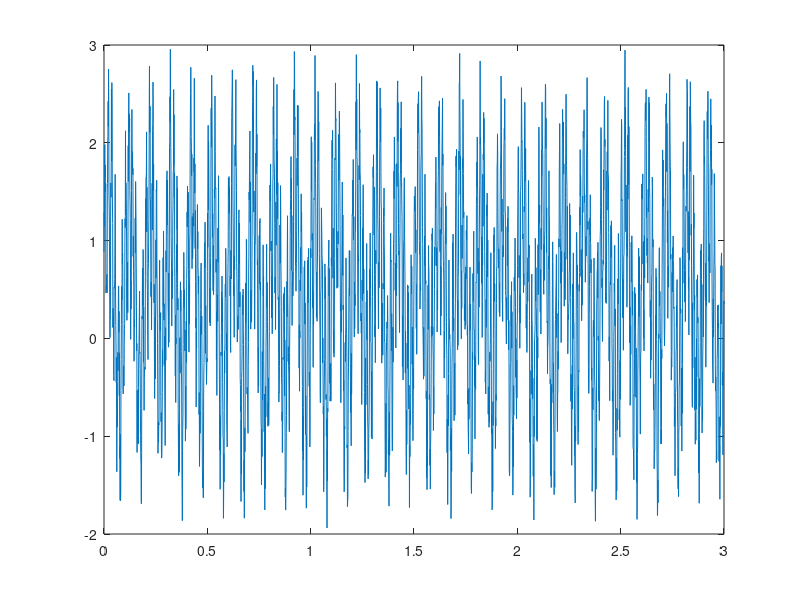
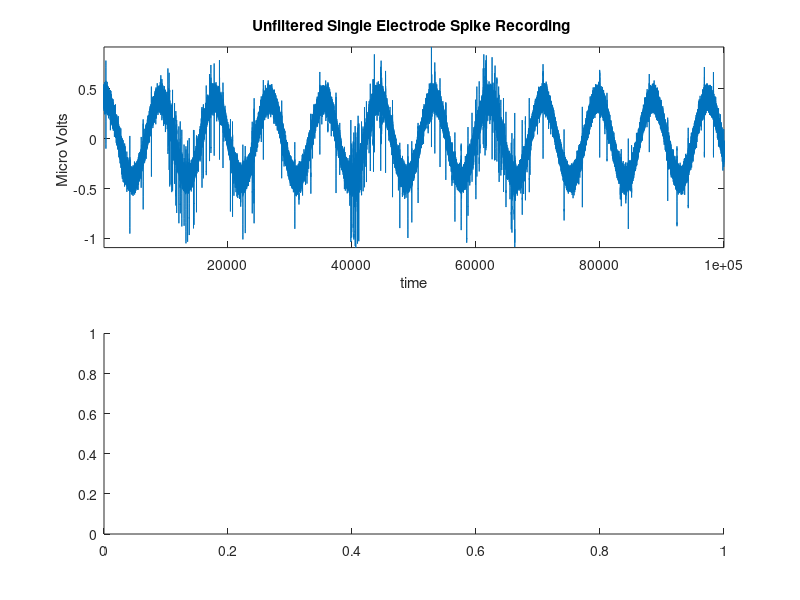

The MATLAB script that drew these images, in order: (Note: this script raises an error after producing the figures.)

%%%%%%%%%%%%%%%%%%%%%%%%%%%%%%%%%%%%%%%%%%%%%%%%%%%%%%%%%%%%%%%%%%%%%%%%%%
%
%                                Class 3
%                            Signal Processing
%
%%%%%%%%%%%%%%%%%%%%%%%%%%%%%%%%%%%%%%%%%%%%%%%%%%%%%%%%%%%%%%%%%%%%%%%%%%

clear all
close all

%% Simulating data in MATLAB
%%%%%%%%%%%%%%%%%%%%%%%%%%%%%%%%%%%%%%%%%%%%%%%%%%%%%%%%%%%%%%%%%%%%%%%%%%

% you can use the rand, randn, and randi functions
randn(1) % returns random number taken from normal dist
randi(1) % retruns random number of maximum i
rand(1) % returns random number between 0 and 1

randn(10)
randn(1,10)
randi(100, [1,10])
randi(100, [10])
rand(10)
rand(1,10)

% simulate oscilatory data with sin
fs = 1000; % Sampling frequency (samples per second) 
dt = 1/fs; % seconds per sample 
StopTime = 3; % seconds 
t = (0:dt:StopTime)'; % seconds 
F = 60; % Sine wave frequency (hertz) 
data = sin(2*pi*F*t);
figure
plot(t,data)

% add noise
data = sin(2*pi*F*t)+rand(length(data),1);
plot(t,data)

% nest signals 
F2=10;
data = sin(2*pi*F*t)+rand(length(data),1) +  sin(2*pi*F2*t);
plot(t,data)


% exercise 1
%%%%%%%%%%%%%%%%%%%%%%%%%%%

%try generating random numbers between -1 and 1 using rand

% try generating random doubles between 1 and 10 using rand

% try generating random doubles between 5 and 25 using randi

% generate a oscilatory signal that monotonically decreases over time



%% Data Smoothing
%%%%%%%%%%%%%%%%%%%%%%%%%%%%%%%%%%%%%%%%%%%%%%%%%%%%%%%%%%%%%%%%%%%%%%%%%%

load('./justafolderwithdata/raw_spike_data.mat') % load spiking data recorded from electrode array
sr=44100; % sampling rate of the electrode array
% plot data
figure
subplot(2,1,1)
plot(raw_spike_data) % plot data to visualize spikes and time series
axis tight; 
xlabel('time');
ylabel('Micro Volts ');
title('Unfiltered Single Electrode Spike Recording '); 

% Lets try smoothig out some of those high frequency components 
subplot(2,1,2)
plot(smooth(raw_spike_data)) 
axis tight; 
xlabel('time');
ylabel('Micro Volts ');
title('Unfiltered Single Electrode Spike Recording ');

subplot(2,1,2)
plot(smooth(raw_spike_data, 20)) % plot data to visualize spikes and time series
axis tight; 
xlabel('time');
ylabel('Micro Volts ');
title('Unfiltered Single Electrode Spike Recording ');

subplot(2,1,2)
plot(smoothdata(raw_spike_data)) % plot data to visualize spikes and time series
axis tight; 
xlabel('time');
ylabel('Micro Volts ');
title('Unfiltered Single Electrode Spike Recording ');


% detrend works by removing linear trend in data 
fs = 1000; % Sampling frequency (samples per second) 
dt = 1/fs; % seconds per sample 
StopTime = 3; % seconds 
t = (0:dt:StopTime)'; % seconds 
F = 60; % Sine wave frequency (hertz) 
F2=10;
data = sin(2*pi*F*t);
data = sin(2*pi*F*t)+rand(length(data),1) +  sin(2*pi*F2*t) + 1/length(data)*[1:length(data)]';
plot(t,data)
plot(t,detrend(data))

%% Normalizing data and removing outliers
%%%%%%%%%%%%%%%%%%%%%%%%%%%%%%%%%%%%%%%%%%%%%%%%%%%%%%%%%%%%%%%%%%%%%%%%%%

% generate random data
temp_data=randi(100,10);
% try removing the data's mean
temp_data-mean(temp_data)
temp_data-mean(temp_data,2)
temp_data-mean(mean(temp_data))

% normalize 
normalize(temp_data)
normalize(temp_data, 'range')
normalize(temp_data, 'center')
% normalize does the equevelant of ....
(temp_data-mean(temp_data))./std(temp_data)

% filloutliers can remove data that does not seem to belong
data = sin(2*pi*F*t)+rand(length(data),1) +  sin(2*pi*F2*t)
data(randi(length(data),1,50))=100;
plot(t,data)           
plot(filloutliers(data, 'linear'))


%% Spectral Power, FFTs, and PSDs
%%%%%%%%%%%%%%%%%%%%%%%%%%%%%%%%%%%%%%%%%%%%%%%%%%%%%%%%%%%%%%%%%%%%%%%%%%

Fs = 1000;            % Sampling frequency                    
T = 1/Fs;             % Sampling period       
L = 10000;             % Length of signal
t = (0:L-1)*T;        % Time vector

S = 0.7*sin(2*pi*33*t) + sin(2*pi*153*t) + 3*sin(2*pi*222*t);
X = S + 2*randn(size(t));

Y = fft(X);

P2 = abs(Y/L);
P1 = P2(1:L/2+1);
P1(2:end-1) = 2*P1(2:end-1);


f = Fs*(0:(L/2))/L;
figure
subplot(1,2,1)
plot(X)
subplot(1,2,2)
plot(f,P1) 
title('Single-Sided Amplitude Spectrum of X(t)')
xlabel('f (Hz)')
ylabel('|P1(f)|')


S = 0.7*sin(2*pi*33*t) + sin(2*pi*153*t) + 10*sin(2*pi*222*t);
X = S + 2*randn(size(t));

Y = fft(X);

P2 = abs(Y/L);
P1 = P2(1:L/2+1);
P1(2:end-1) = 2*P1(2:end-1);

f = Fs*(0:(L/2))/L;
figure
subplot(1,2,1)
plot(X)
subplot(1,2,2)
plot(f,P1) 
title('Single-Sided Amplitude Spectrum of X(t)')
xlabel('f (Hz)')
ylabel('|P1(f)|')

pwelch(X)

S = 0.7*sin(2*pi*33*t) + sin(2*pi*153*t) + 10*sin(2*pi*222*t);
X = S + 2*randn(size(t));

[pxx,f] = pwelch(X,500,300,500,Fs);
figure
plot(f,10*log10(pxx))

xlabel('Frequency (Hz)')
ylabel('PSD (dB/Hz)')

[pxx,f] = pwelch(X,1000,500,500,Fs);
figure
plot(f,10*log10(pxx))

xlabel('Frequency (Hz)')
ylabel('PSD (dB/Hz)')


[pxx,f] = pwelch(X,100,50,500,Fs);
figure
plot(f,10*log10(pxx))

xlabel('Frequency (Hz)')
ylabel('PSD (dB/Hz)')


%% Filtering Data
%%%%%%%%%%%%%%%%%%%%%%%%%%%%%%%%%%%%%%%%%%%%%%%%%%%%%%%%%%%%%%%%%%%%%%%%%%

sr=44100; % sampling rate of the electrode array
figure
subplot(2,1,1)
plot(raw_spike_data) % plot data to visualize spikes and time series
axis tight; 
xlabel('time');
ylabel('Micro Volts ');
title('Unfiltered Single Electrode Spike Recording '); % clear slow drifts in data that need to be removed

% create and apply bandpass butter worth filter
[b,a] = butter(3,[500/(sr/2) 8000/(sr/2)], 'bandpass'); % create butterworth filter 
filtered_data=filter(b,a,raw_spike_data); % apply butter worth filter 

xlabel('Frequency (Hz)')
ylabel('PSD (dB/Hz)')


% create and apply lowpass butter worth filter
[b,a] = butter(3,[100/(sr/2)], 'low'); % create butterworth filter 
filtered_data=filter(b,a,raw_spike_data); % apply butter worth filter 

% plot filtered data with unfiltered data 
subplot(2,1,2)
plot(filtered_data)
axis tight;
xlabel('time');
ylabel('Micro Volts ');
title('Filtered Single Electrode Spike Recording ');


% create and apply highpass butter worth filter
[b,a] = butter(3,[500/(sr/2)], 'high'); % create butterworth filter 
filtered_data=filter(b,a,raw_spike_data); % apply butter worth filter 

% plot filtered data with unfiltered data 
subplot(2,1,2)
plot(filtered_data)
axis tight;
xlabel('time');
ylabel('Micro Volts ');
title('Filtered Single Electrode Spike Recording ');


% lets try FIR filters 
load chirp % load data
Fs=8192;
t = (0:length(y)-1)/Fs;

%create filter for data
bhi = fir1(34,100/Fs,'low');
freqz(bhi,1)
outhi = filter(bhi,1,y); % filter data

% plot results 
figure
subplot(2,1,1)
plot(t,y)
title('Original Signal')
ys = ylim;

subplot(2,1,2)
plot(t,outhi)
title('Highpass Filtered Signal')
xlabel('Time (s)')
ylim(ys)

soundsc(y)
pause(2)
soundsc(outhi)


bhi = fir1(34,[100/Fs 1000/Fs ],'bandpass');
freqz(bhi,1)

outhi = filter(bhi,1,y);
figure
subplot(2,1,1)
plot(t,y)
title('Original Signal')
ys = ylim;

subplot(2,1,2)
plot(t,outhi)
title('Highpass Filtered Signal')
xlabel('Time (s)')
ylim(ys)

soundsc(y)
pause(2)
soundsc(outhi)


bhi = fir1(34,[100/Fs 5000/Fs ],'bandpass');
freqz(bhi,1)

outhi = filter(bhi,1,y);
figure
subplot(2,1,1)
plot(t,y)
title('Original Signal')
ys = ylim;

subplot(2,1,2)
plot(t,outhi)
title('Highpass Filtered Signal')
xlabel('Time (s)')
ylim(ys)

soundsc(y)
pause(2)
soundsc(outhi)


% exercise 2
%%%%%%%%%%%%%%%%%%%%%%%%%%%
%try highpass and lowpass filtering the electrophysiology data into
% fast and slow oscilatory components. Try adding them back together and
% see what happens, try moving around the filter frequency. What could be
% causing this?


%% Hilbert Transformation
%%%%%%%%%%%%%%%%%%%%%%%%%%%%%%%%%%%%%%%%%%%%%%%%%%%%%%%%%%%%%%%%%%%%%%%%%%
% generate oscillatory data
Fs = 1000;            % Sampling frequency                    
T = 1/Fs;             % Sampling period       
L = 1000;             % Length of signal
t = (0:L-1)*T;        % Time vector

data=zeros(1000,1);
data = sin(2*pi*F*t) + rand(length(data),1)' +  sin(2*pi*F2*t) + 1/length(data)*[1:length(data)];
figure
plot(t,data)

% get the hilbert transform of data
hil=hilbert(data); % notice that the data is stored as complex not int or double

subplot(1,2,1)
plot(t,data)
hold on
plot(t,abs(hil), '-r')
subplot(1,2,2)
plot(t,angle(hil))


data = sin(2*pi*2*t).*sin(2*pi*F*t) ;
figure
plot(t,data)

hil=hilbert(data);

subplot(1,2,1)
plot(t,data)
hold on
plot(t,abs(hil), '-r')
subplot(1,2,2)
plot(t,angle(hil))

hil=hilbert(raw_spike_data);
figure
subplot(1,2,1)
plot(raw_spike_data)
hold on
plot(abs(hil), '-r')
subplot(1,2,2)
plot(angle(hil))


%% Finding peaks 
%%%%%%%%%%%%%%%%%%%%%%%%%%%%%%%%%%%%%%%%%%%%%%%%%%%%%%%%%%%%%%%%%%%%%%%%%%

% threshold data to find peaks (i.e., spikes) with MATLAB's findpeaks
[pks,locs]=findpeaks(-1*filtered_data, 'MinPeakHeight',0.3); 
% TIP input the inverse of the data (i.e. -1*) as findpeaks looks
% for local maxima and not minima

% Plot peaks found
figure 
plot(filtered_data)
hold on;
scatter(locs,-1*pks)
axis tight;
xlabel('time');
ylabel('Micro Volts ');
title('Filtered Single Electrode Spike Recording ');

% MinPeakProminence
[pks,locs]=findpeaks(-1*filtered_data, 'MinPeakProminence',0.3); 

% Plot peaks found
figure 
plot(filtered_data)
hold on;
scatter(locs,-1*pks)
axis tight;
xlabel('time');
ylabel('Micro Volts ');
title('Filtered Single Electrode Spike Recording ');

% Threshold
[pks,locs]=findpeaks(-1*filtered_data, 'Threshold',0.1); 

% Plot peaks found
figure 
plot(filtered_data)
hold on;
scatter(locs,-1*pks)
axis tight;
xlabel('time');
ylabel('Micro Volts ');
title('Filtered Single Electrode Spike Recording ');

% exercise 3
%%%%%%%%%%%%%%%%%%%%%%%%%%%

%try using the mean, median, and std of the data determine the cutoff for
%detecting peaks.
